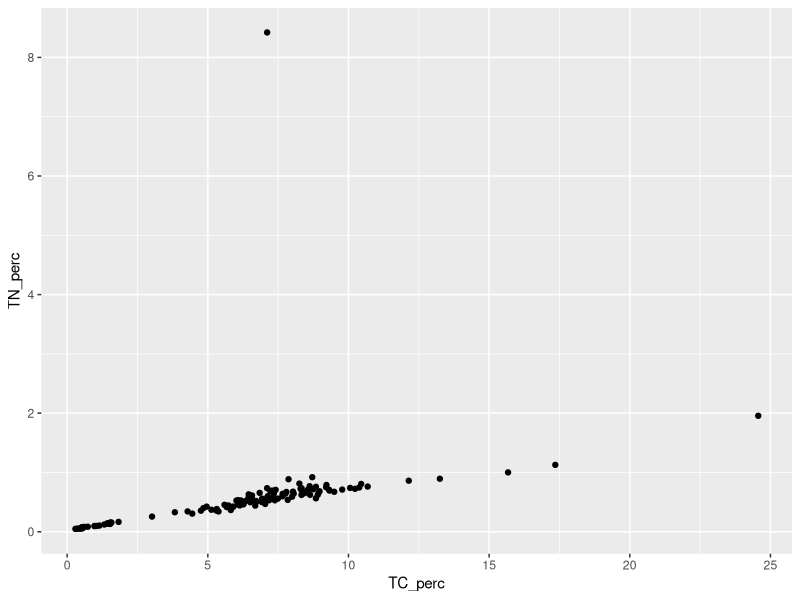
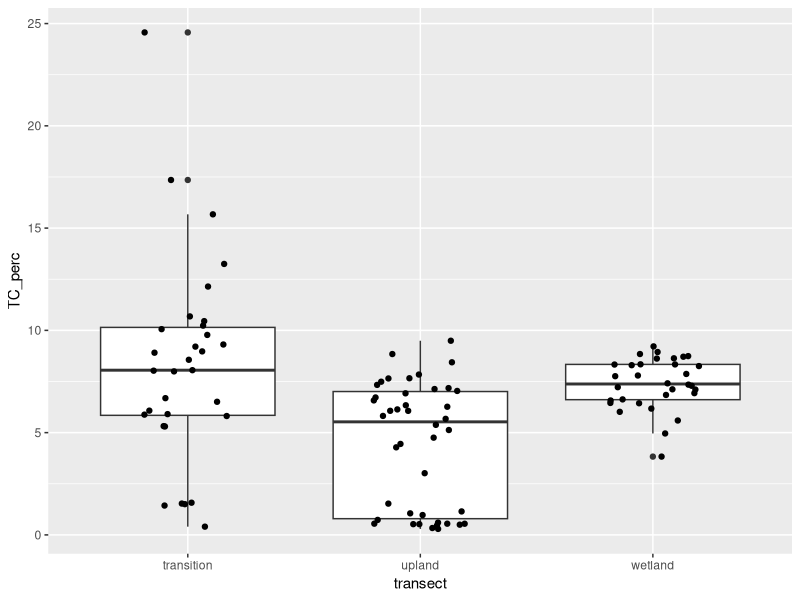
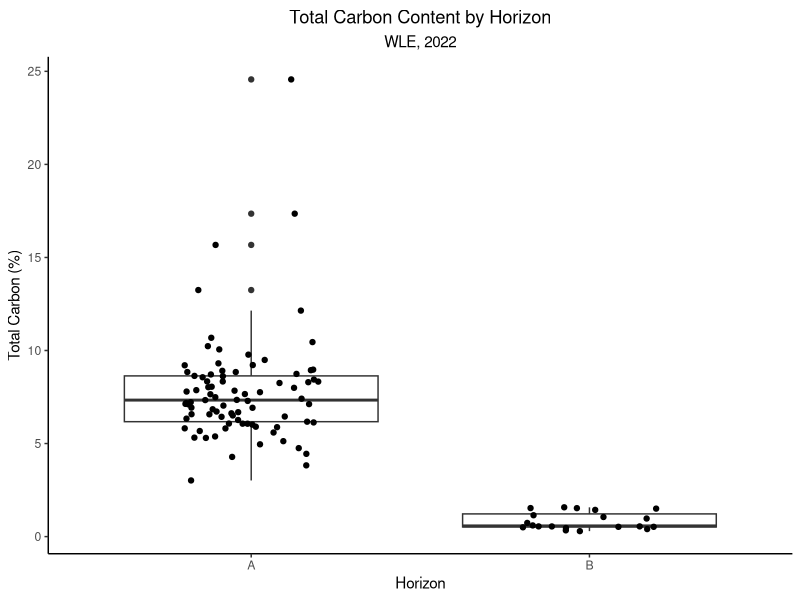
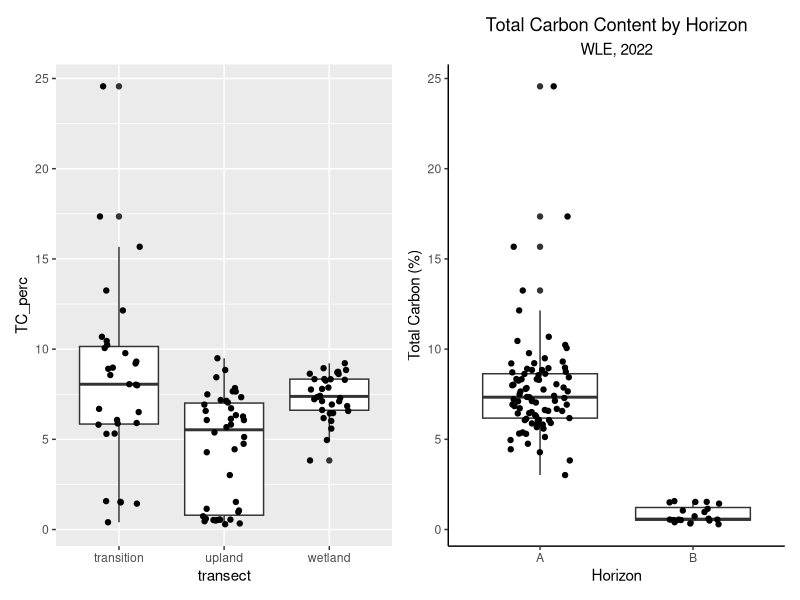
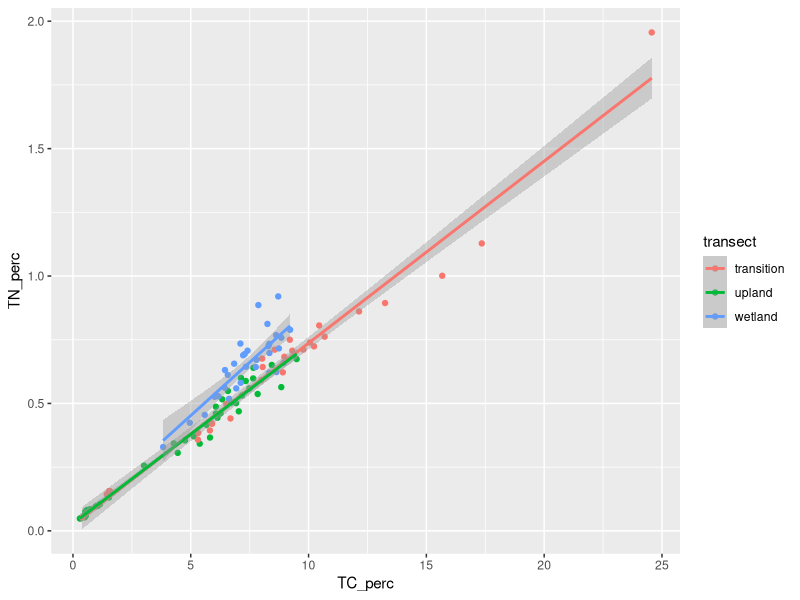
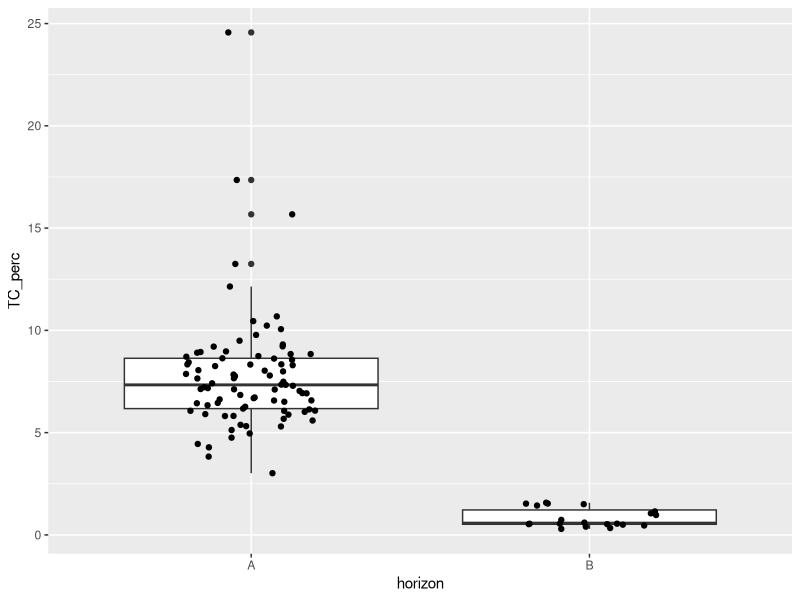

Source code (R) for these figures, in order: (Note: this script raises an error after producing the figures.)
### Creating TCTN Graphs 7.19.22

#load packages
library(tidyverse)
library(ggplot2)

#load files (name you want = read.csv(pathway))
tctn_data = read.csv("data/cmps_data/total_CNS.csv")
tctn_key = read.csv("data/cmps_data/sample_key.csv")

##making some graphs!
#general scatterplot of all results
ggplot(data = tctn_data,
  aes(x = TC_perc, y = TN_perc))+
  geom_point()

#starting with making datasheet for analysis by transect and horizon
#copied from Kaizad and adjusted for these data
#took out outlier
#took out wte
tctn_data_full = 
  tctn_data %>% 
  left_join( tctn_key, by = "sample_label") %>% 
  filter(TN_perc < 6) %>% 
  filter(transect != "wte") %>% 
  mutate(transect = recode(transect, "wc" = 'wetland'))

#boxplot bc why not
ggplot(data = tctn_data_full,
  aes(x = transect, y = TC_perc))+
  geom_boxplot()+
  geom_jitter(width = 0.2)

ggplot(data = tctn_data_full,
       aes(x = horizon, y = TC_perc))+
  labs(x = "Horizon",
       y = "Total Carbon (%)",
       title = "Total Carbon Content by Horizon",
       subtitle = "WLE, 2022")+
  theme_classic()+
  theme(plot.title = element_text(hjust = 0.5, vjust = 0.5),
        plot.subtitle = element_text(hjust = 0.5, vjust = 0.5),
        legend.position = "right",
        )+
  geom_boxplot()+
  geom_jitter(width = 0.2)

###combining graphs
#piping to simplify
tc_hz_graph = 
  tctn_data_full %>% 
  ggplot(aes(x = horizon, y = TC_perc))+
  labs(x = "Horizon",
       y = "Total Carbon (%)",
       title = "Total Carbon Content by Horizon",
       subtitle = "WLE, 2022")+
  theme_classic()+
  theme(plot.title = element_text(hjust = 0.5, vjust = 0.5),
        plot.subtitle = element_text(hjust = 0.5, vjust = 0.5),
        legend.position = "right",
  )+
  geom_boxplot()+
  geom_jitter(width = 0.2)

tc_transect_graph = 
  tctn_data_full %>% 
  ggplot(aes(x = transect, y = TC_perc))+
  geom_boxplot()+
  geom_jitter(width = 0.2)

#have to install patchwork for combining graphs
install.packages("patchwork")
library(patchwork)

#following syntax for patchwork
tc_transect_graph + tc_hz_graph
#use plot_layout(guides = "collect) to combine legends and add on to place it like...
#(tc_transect_graph + tc_hz_graph & theme (legnend.position = "top"))

#smoothed point plots
ggplot(data = tctn_data_full,
       aes(x = TC_perc, y = TN_perc,
           color = transect))+
  geom_point()+
  geom_smooth(method = "lm")

##we're going hard on boxplots
#TCC by Hz, WLE 2022
ggplot(data = tctn_data_full,
       aes(x = horizon, y = TC_perc))+
  geom_boxplot()+
  geom_jitter(width = 0.2)

#TCC of A Hz by Transect, WLE 2022
#####how do reorder the transect groups so it goes upland->transition->wetland??
ggplot(data = tctn_data_full,
       aes((x = reorder(upland, transition, wetland)), y = TC_perc))+
  geom_boxplot()+
  geom_jitter(width = 0.2)

#####will make duplicates of each of these with CB data when available
#####will also make a boxplot comparing range of TCC between WLE and CB

##C:N Line Graph
ggplot(data = tctn_data_full,
       aes(x = TC_perc, y = TN_perc))+
  geom_point()+
  geom_smooth(method = "lm")

###to save at the end use ggsave
# ggsave()
